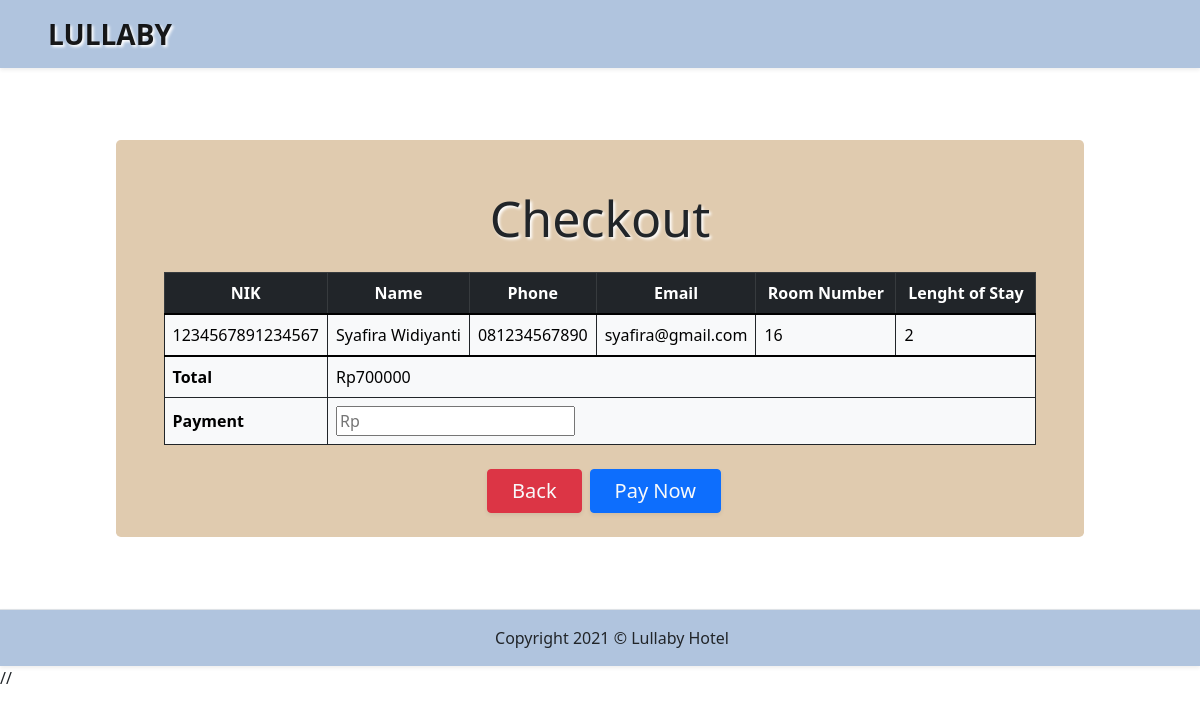
Screenshot of /form_checkout.php?id=19 with the database file from the repository.
### tables this page shows
CREATE TABLE `guest` (
  `id` int(11) NOT NULL,
  `nik` varchar(16) NOT NULL,
  `name` varchar(255) NOT NULL,
  `phone` varchar(15) NOT NULL,
  `email` varchar(255) NOT NULL,
  `address` varchar(255) NOT NULL,
  `no_room` varchar(5) NOT NULL,
  `nights` int(1) NOT NULL
);

### form_checkout.php (the view, shortened to what this page needs)
<?php
    require('connectdb.php');
    $id = $_GET['id'];
    $sqlCheckout = "SELECT * from guest where id='$id'";
    $checkout = $mydb->query($sqlCheckout);
    $row = $checkout->fetch_object();
    if($row->no_room>0 && $row->no_room<6){
        $price = $row->nights*150000;
    }else if($row->no_room>5 && $row->no_room<11){
        $price = $row->nights*200000;
    }else if($row->no_room>10 && $row->no_room<16){
        $price = $row->nights*300000;
    }else if($row->no_room>15 && $row->no_room<21){
        $price = $row->nights*350000;
    }else if($row->no_room>20 && $row->no_room<31){
        $price = $row->nights*500000;
    }
?>
<!doctype html>
<html lang="en">
  <head>
    <link href="https://cdn.jsdelivr.net/npm/bootstrap@5.1.3/dist/css/bootstrap.min.css" rel="stylesheet">
  </head>
  <body>
    <nav class="navbar navbar-light shadow-sm" style="background-color: lightsteelblue">
        <div class="container-fluid ps-5">
            <a class="navbar-brand fs-3 fw-bold" style="text-shadow: 2px 2px 3px white" href="#">LULLABY</a>
        </div>
    </nav>
    <div class="container p-5 my-4 d-flex justify-content-center">
        <div class="box p-5 pb-4 rounded-3" style="background-color: #e0cbaf; min-width: min-content; min-height: min-content;">
            <div class="boxContent">
                <h1 class="text-center" style="text-shadow: 2px 2px 3px white; font-size: 50px">Checkout</h1>
                <form action="" method="POST">
                <table class="table table-bordered table-light border-dark mt-4">
                    <thead class="text-center table-dark">
                        <tr class="align-middle">
                            <th>NIK</th>
                            <th>Name</th>
                            <th>Phone</th>
                            <th>Email</th>
                            <th width="140px">Room Number</th>
                            <th width="140px">Lenght of Stay</th>
                        </tr>
                    </thead>
                    <tbody>
                        <tr>
                            <td><?= $row->nik ?></td>
                            <td><?= $row->name ?></td>
                            <td><?= $row->phone ?></td>
                            <td><?= $row->email ?></td>
                            <td><?= $row->no_room ?></td>
                            <td><?= $row->nights ?></td>
                        </tr>
                    </tbody>
                    <tfoot>
                        <tr>
                            <td class="fw-bold">Total</td>
                            <td colspan="5" align="left">Rp<?= $price ?></td>
                        </tr>
                        <tr>
                            <td><label for="" class="fw-bold">Payment</label></td>
                            <td colspan="5"><input type="text" name="pay" style="min-width: auto" placeholder="Rp"></td>
                        </tr>
                    </tfoot>
                </table>
                    <div class="d-flex justify-content-center pt-2">
                        <input type="submit" name="back" value="Back" class="btn btn-danger shadow-sm text-light fs-5 px-4 mx-2" style="min-width: min-content;">
                        <input type="submit" name="check" value="Pay Now" class="btn btn-primary shadow-sm text-light fs-5 px-4" style="min-width: min-content;">
                    </div>
                </form>
            </div>
        </div>
    </div>
    <footer class="d-flex flex-wrap justify-content-center align-items-center py-3 ps-4 border-top shadow-sm"
        style="background-color: lightsteelblue;">
        <div class="d-flex align-items-center">
            <span>Copyright 2021 © Lullaby Hotel</span>
        </div>
    </footer>
  </body>
</html>

### rows the page displays
guest: nik "1234567891234567", name "Syafira Widiyanti", phone "081234567890", email "syafira@gmail.com", no_room "16", nights "2", nights "700000"
